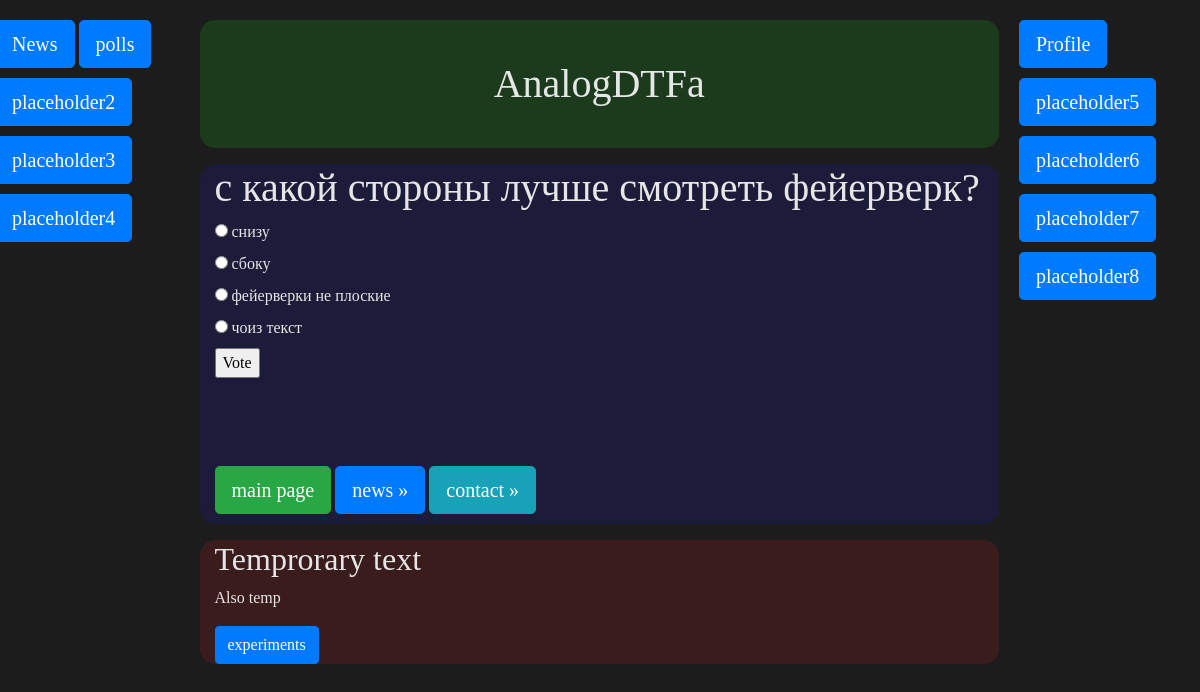
The page /polls/1/ on the database its author committed.
### polls/models.py (models this page shows, shortened)
class Poll(models.Model):
    question = models.CharField(max_length=200)

class Choice(models.Model):
    poll = models.ForeignKey(Poll, on_delete=models.CASCADE)
    choice_text = models.CharField(max_length=200)
    votes = models.IntegerField(default=0)

### polls/views.py (the view)
# urls.py: path('<slug:pk>/', DetailView.as_view(model=Articles,
class DetailView(generic.DetailView):
    model = Poll
    template_name = 'polls/detail.html'

### polls/templates/polls/detail.html (shortened to what this page needs)
{% extends 'polls/base.html' %}
{% block polls_content %}
<h1>{{ poll.question }}</h1>
<form action="{% url 'polls:vote' poll.id %}" method="post">
{% for choice in poll.choice_set.all %}
    <input type="radio" name="choice" id="choice{{ forloop.counter }}" value="{{ choice.id }}" />
    <label for="choice{{ forloop.counter }}">{{ choice.choice_text }}</label><br />
{% endfor %}
<input type="submit" value="Vote" />
</form>
{% endblock %}

### Test/templates/Test/wrapper.html (style rules this page uses)
body { background: rgb(28, 28, 28); color: rgb(230, 230, 230); font-family: "Lucida Console" }

### rows shown on the page
Poll: question "с какой стороны лучше смотреть фейерверк?"
Choice: choice_text "снизу"
Choice: choice_text "сбоку"
Choice: choice_text "фейерверки не плоские"
Choice: choice_text "чоиз текст"
